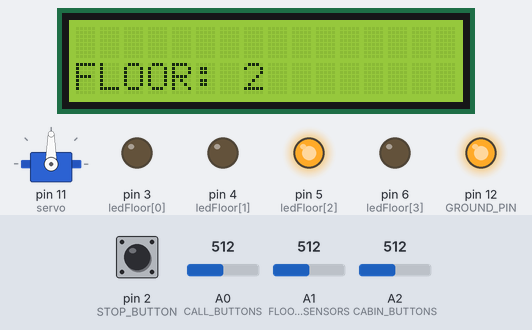
Bench run of a sketch on a simulated Arduino Uno, built with avr-gcc and run on an emulated ATmega328P. On the bench: 16×2 character LCD, servo, output pins drawn as LEDs (lit = HIGH). Inputs (shaded band) come from the test bench; at power-on: A2 (CABIN_BUTTONS) = 512, A0 (CALL_BUTTONS) = 512, pin 2 (STOP_BUTTON) HIGH, A1 (FLOOR_SENSORS) = 512. Pins used as bus, display or sensor lines are not drawn; what the sketch prints to the serial monitor is not drawn.

Above: at 1.8 s.
1.9 s: A2 (CABIN_BUTTONS) set to 157
14.2 s: A2 (CABIN_BUTTONS) set to 144
At 19.1 s:
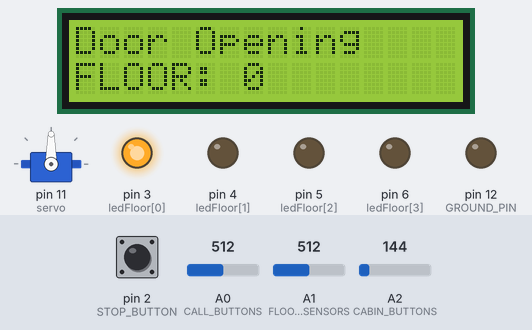
25.2 s: A2 (CABIN_BUTTONS) set to 306
At 29.6 s:
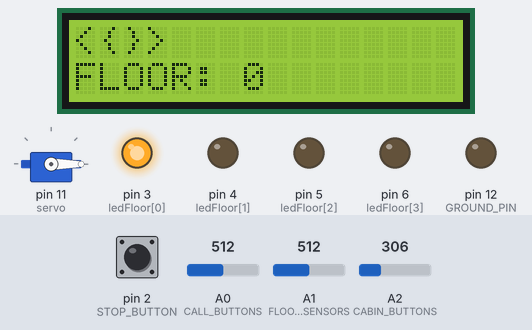
31.3 s: A0 (CALL_BUTTONS) set to 533
36.0 s: A0 (CALL_BUTTONS) set to 562
At 43.8 s:
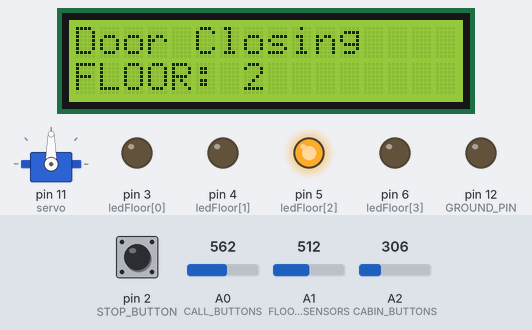
49.9 s: A0 (CALL_BUTTONS) set to 686
62.5 s: A0 (CALL_BUTTONS) set to 712
At 66.9 s:
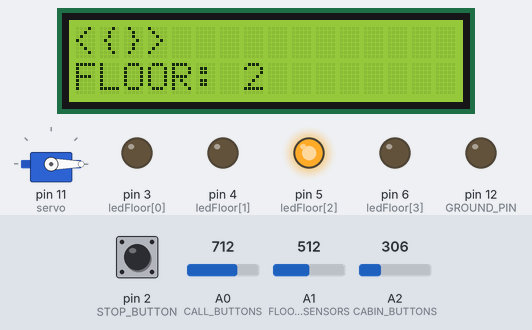
Timing chart, 0 to 68.4 s (numbered marks = the images above; inputs shaded):
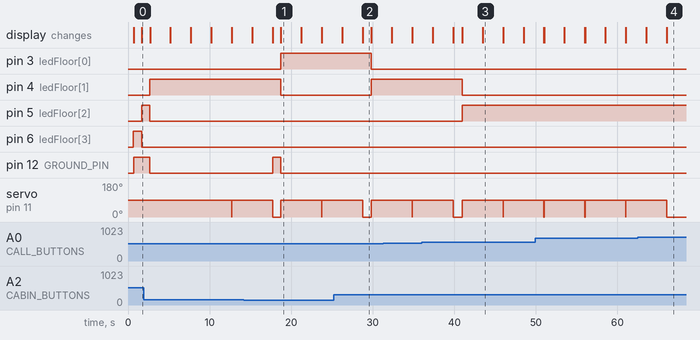

Measured:
- the behaviour switches between 151 and 150 on A2 (CABIN_BUTTONS) (found by bisection; images 0 and 1)
- the behaviour switches between 550 and 551 on A0 (CALL_BUTTONS) (found by bisection; images 2 and 3)
- the behaviour switches between 700 and 701 on A0 (CALL_BUTTONS) (found by bisection; images 3 and 4)
- after the input at 14.2 s, pin 3 (ledFloor[0]): LOW → HIGH after 4.5 s; pin 4 (ledFloor[1]): HIGH → LOW after 4.5 s; pin 12 (GROUND_PIN): LOW → HIGH after 3.5 s, → LOW 1.0 s later; the display: first differs from a run without the input after 3.5 s (image 1 shows a later state)
- after the input at 25.2 s, pin 3 (ledFloor[0]): HIGH → LOW after 4.6 s; pin 4 (ledFloor[1]): LOW → HIGH after 4.6 s; the display: first differs from a run without the input after 3.6 s (image 2)
- after the input at 36.0 s, pin 4 (ledFloor[1]): HIGH → LOW after 5.0 s; pin 5 (ledFloor[2]): LOW → HIGH after 5.0 s; the display: first differs from a run without the input after 3.9 s (image 3 shows a later state)
- after the input at 62.5 s, servo on pin 11 (servo): goes on until 66.0 s, then stays 0°; the display: first differs from a run without the input after 3.5 s (image 4)

The sketch:

elevator_project.ino
```cpp
              /***********************
               * Elevator Simulation *
               ***********************
 * Functionality:     						   *                         *
 * - Controls a simulated elevator system.     *
 * - Monitors button presses, floor sensors,   *
 *	and controls movement and door operations. *
 ***********************************************/

#include <Servo.h>
#include <Wire.h>
#include <LiquidCrystal_I2C.h>

#define CALL_BUTTONS A0
#define CABIN_BUTTONS A2
#define FLOOR_SENSORS A1
#define N 4 // Number of floors
#define STOP_BUTTON 2  // USED TO STOP THE CALIBRATION
#define POWER_PIN 13
#define GROUND_PIN 12

// Specifying the type of Electronics we use
LiquidCrystal_I2C lcd(32, 16, 2);
Servo servo;

// Defining the Led value
short ledFloor[N] = {3, 4, 5, 6};
// Defining the calls in each floor
short buttonEvent[N] = {0, 0, 0, 0}; // 0: None, 1: Up, -1: Down
// Defining the variables
short registeredFloor = 4; // define the level of the lift

// Defines if the lift is going up or down 1 UP and -1 Down
short movement = 1;

void setup() {
  Serial.begin(9600);
  pinMode(CALL_BUTTONS, INPUT);
  pinMode(FLOOR_SENSORS, INPUT);
  pinMode(STOP_BUTTON, INPUT);
  pinMode(POWER_PIN, OUTPUT);
  pinMode(GROUND_PIN, OUTPUT);
  lcd.begin(16, 2);
  lcd.init();
  lcd.backlight();
  servo.attach(11);

  for (byte i = 0; i < N; i++)
    pinMode(ledFloor[i], OUTPUT);

  calibration();
  ledOn();
}

void loop() {
  // Detecting the button event and determining movement direction
  for (int ind = 0; ind < sizeof(buttonEvent) / sizeof(buttonEvent[0]); ind++) {
    floorReg();
    if (buttonEvent[ind] == 1) {
      movement = 1;
      break;
    } else if (buttonEvent[ind] == -1) {
      movement = -1;
      break;
    } else
      movement = 0;
  }
  registerFloor();
  Serial.println(registeredFloor);
  printFloor();
  mainLift();
  floorReg();
}

// Function to print the state of buttonEvent array
void printButtonEvents() {
  for (int j = sizeof(buttonEvent) / sizeof(buttonEvent[0]) - 1; j >= 0; j--) {
    Serial.print("Element ");
    Serial.print(j);
    Serial.print(": ");
    Serial.println(buttonEvent[j]);
  }
}

// Function to register floor based on button presses
void floorReg() {
  int value = analogRead(CALL_BUTTONS);
  int cabin = analogRead(CABIN_BUTTONS);
  int level = 0;

  if (value <= 100 || cabin <= 150) {
    level = 1;
  } else if ((300 <= value && value <= 550) || (450 < cabin && cabin < 600)) {
    level = 2;
  } else if ((550 <= value && value <= 700) || (650 < cabin && cabin < 750)) {
    level = 3;
  } else if ((720 <= value && value <= 800) || (780 < cabin && cabin < 900)) {
    level = 4;
  } else {
    level = 0;
  }
  //Serial.print("pressed : ");
  //Serial.print(level);
  //Serial.print(level);
  //Serial.println("");
  if (level != 0) {
    if (registeredFloor >= level) {
      buttonEvent[level - 1] = -1;
    } else if (registeredFloor < level) {
      buttonEvent[level - 1] = 1;
    }
  }
}

// Function to register the current floor
short registerFloor() {
  unsigned short value = analogRead(FLOOR_SENSORS);
  short bufRegisteredFloor = 0;
  if (value <= 350) bufRegisteredFloor = 1;
  else if (value >= 500 && value <= 700) bufRegisteredFloor = 2;
  else if (value >= 700 && value <= 750) bufRegisteredFloor = 3;
  else if (value >= 750 && value <= 900) bufRegisteredFloor = 4;
  Serial.println(bufRegisteredFloor);
    return bufRegisteredFloor;
}

// Calibration process for the lift
void calibration() {
  lcd.setCursor(0, 0);
  lcd.print("  CALIBRATION...");

  while (!digitalRead(STOP_BUTTON)) {
    if (registeredFloor == 1)
      break;
    printFloor();
    digitalWrite(ledFloor[registeredFloor - 1], HIGH);
    delay(500);
    digitalWrite(ledFloor[registeredFloor - 1], LOW);
    delay(500);
    registeredFloor = registeredFloor - 1;
  }

  lcd.setCursor(0, 0);
  lcd.clear();
  lcd.print("LIFT CALIBRATED");
  delay(500);
  lcd.clear();
}

// Function to move the lift up
void movingUp() {
  unsigned long startTime = millis();
  const unsigned long movementTime = 1000; // 1 second in milliseconds

  printFloor();
  digitalWrite(ledFloor[registeredFloor - 1], HIGH);

  while (millis() - startTime < movementTime) {
    digitalWrite(POWER_PIN, HIGH);
    digitalWrite(GROUND_PIN, LOW);
    floorReg();
  }

  digitalWrite(ledFloor[registeredFloor - 1], LOW);
  registeredFloor = registeredFloor + 1;
}

// Function to move the lift down
void movingDown() {
  unsigned long startTime = millis();
  const unsigned long movementTime = 1000; // 1 second in milliseconds

  printFloor();
  digitalWrite(ledFloor[registeredFloor - 1], HIGH);

  while (millis() - startTime < movementTime) {
    floorReg();
    digitalWrite(POWER_PIN, LOW);
    digitalWrite(GROUND_PIN, HIGH);
  }

  digitalWrite(ledFloor[registeredFloor - 1], LOW);
  registeredFloor = registeredFloor - 1;
}

// Function to control the door opening and closing
void door() {
  digitalWrite(POWER_PIN, LOW);
  digitalWrite(GROUND_PIN, LOW);
  servo.write(90);
  unsigned long startTime = millis();
  const unsigned long doorDuration = 5000; // 5 seconds in milliseconds

  lcd.setCursor(0, 0);
  lcd.print("Door Opening");

  while (millis() - startTime < doorDuration / 2) {
    floorReg();
  }

  lcd.setCursor(0, 0);
  lcd.print("Door Closing");

  while (millis() - startTime < doorDuration) {
    floorReg();
  }
  lcd.clear();
  lcd.setCursor(0, 0);
  lcd.print("<{}>");
  servo.write(0);
}

// Function to turn on the LED indicating current floor
void ledOn() {
  digitalWrite(ledFloor[registeredFloor - 1], HIGH);
}

// Function to print current floor on LCD
void printFloor() {
  lcd.setCursor(0, 1);
  lcd.print("FLOOR: ");
  lcd.print(registeredFloor-1);
}

// Main function controlling lift movement
void mainLift() {
  if (movement == 1) { // Going up
    for (int index = 0; index < sizeof(buttonEvent) / sizeof(buttonEvent[0]); index++) {
      floorReg();
      printButtonEvents();
      if (buttonEvent[registeredFloor - 1] == -1) {
        door();
        buttonEvent[registeredFloor - 1] = 0;
        break;
      }
      if (buttonEvent[index] == 1) {
        while (registeredFloor <= index) {
          floorReg();
          movingUp();
          printFloor();
          ledOn();

          // Check for new events in path while going up
          for (int i = registeredFloor - 1; i >= 0; i--) {
            if (buttonEvent[i] == 1) {
              buttonEvent[i] = 0; // Clear the event
              door();             // Open the door
              break;              // Exit the inner loop
            }
          }
        }
        buttonEvent[registeredFloor - 1] = 0;
      }
    }
  } else if (movement == -1) { // Going down
    for (int j = sizeof(buttonEvent) / sizeof(buttonEvent[0]); j > 0; j--) {
      if (buttonEvent[registeredFloor - 1] == -1) {
        door();
        buttonEvent[registeredFloor - 1] = 0;
        break;
      }
      if (buttonEvent[j - 1] == -1) {
        while (registeredFloor > j) {
          movingDown();
          printFloor();
          ledOn();

          // Check for new events in path while going down
          for (int i = registeredFloor; i < sizeof(buttonEvent) / sizeof(buttonEvent[0]); i++) {
            if (buttonEvent[i] == -1) {
              buttonEvent[i] = 0; // Clear the event
              break;              // Exit the inner loop
            }
          }
        }
        buttonEvent[registeredFloor - 1] = 0;
        door();
      }
    }
  } else {
    Serial.println("Nothing to do");
  }
}
```
